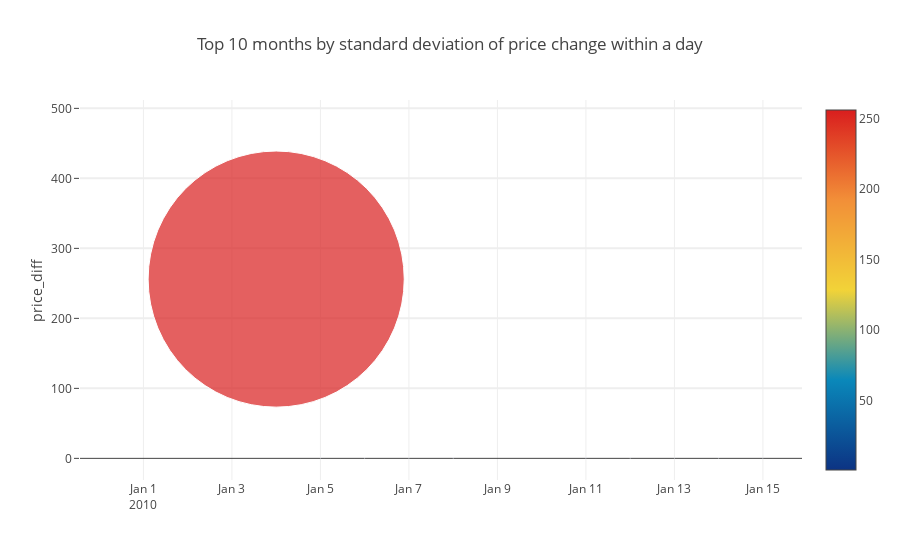

Notebook cell for this chart:
### Code cell
g = grouped.sort_values(('price_diff', 'std'), ascending=False)[:10]
g['min_text'] = 'Maximum price drop: ' + (-1 * g['price_diff']['min']).astype(str)
trace = go.Scatter(
    x = g['time'].dt.strftime(date_format='%Y-%m-%d').values,
    y = g['price_diff']['std'].values,
    mode='markers',
    marker=dict(
        size = g['price_diff']['std'].values,
        color = g['price_diff']['std'].values,
        colorscale='Portland',
        showscale=True
    ),
    text = g['min_text'].values
    #text = f"Maximum price drop: {g['price_diff']['min'].values}"
    #g['time'].dt.strftime(date_format='%Y-%m-%d').values
)
data = [trace]

layout= go.Layout(
    autosize= True,
    title= 'Top 10 months by standard deviation of price change within a day',
    hovermode= 'closest',
    yaxis=dict(
        title= 'price_diff',
        ticklen= 5,
        gridwidth= 2,
    ),
    showlegend= False
)
fig = go.Figure(data=data, layout=layout)
py.iplot(fig,filename='scatter2010')

### Figure 1 — Plotly figure (JSON) as saved in the notebook; plotly's stock layout.template omitted (floating-point values rounded to 4 significant figures)
{"data": [{"marker": {"color": [256.1, 0.8371, 0.68, 0.6639, 0.6401, 0.629, 0.6194, 0.5952, 0.5398, 0.5087], "colorscale": "Portland", "showscale": true, "size": [256.1, 0.8371, 0.68, 0.6639, 0.6401, 0.629, 0.6194, 0.5952, 0.5398, 0.5087]}, "mode": "markers", "text": ["Maximum price drop: 9948.99", "Maximum price drop: 6.8700000000000045", "Maximum price drop: 6.080000000000041", "Maximum price drop: 6.170000000000016", "Maximum price drop: 7.4199999999999875", "Maximum price drop: 2.0200000000000102", "Maximum price drop: 7.240000000000009", "Maximum price drop: 5.180000000000007", "Maximum price drop: 5.469999999999999", "Maximum price drop: 4.210000000000008"], "type": "scatter", "uid": "f7b8f47e-6798-4c90-a5cf-2344f1631961", "x": ["2010-01-04", "2010-01-14", "2010-01-05", "2010-01-11", "2010-01-06", "2010-01-08", "2010-01-12", "2010-01-07", "2010-01-15", "2010-01-13"], "y": [256.1, 0.8371, 0.68, 0.6639, 0.6401, 0.629, 0.6194, 0.5952, 0.5398, 0.5087]}], "layout": {"autosize": true, "hovermode": "closest", "showlegend": false, "title": {"text": "Top 10 months by standard deviation of price change within a day"}, "yaxis": {"gridwidth": 2, "ticklen": 5, "title": {"text": "price_diff"}}}}
